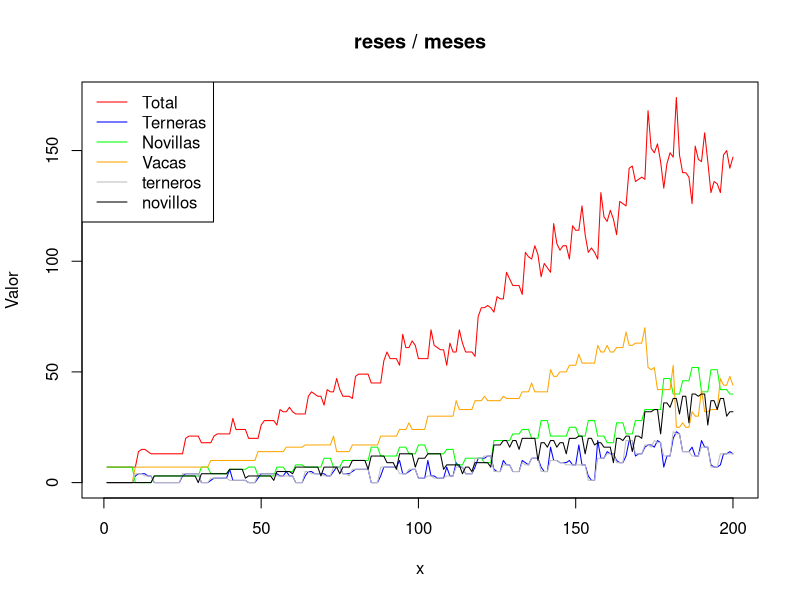
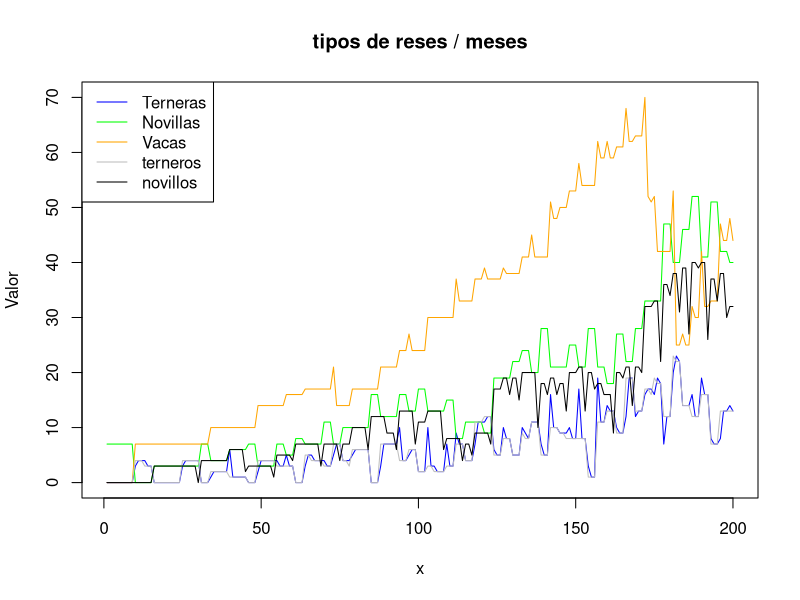
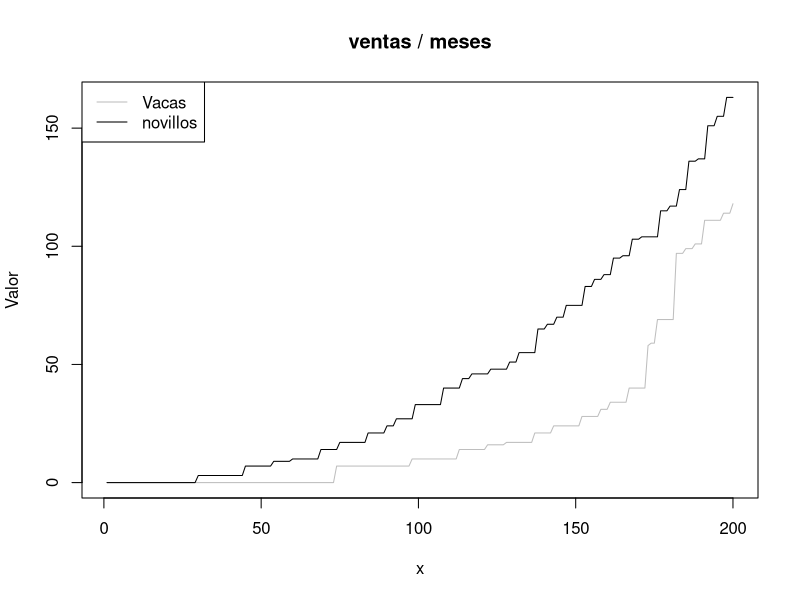
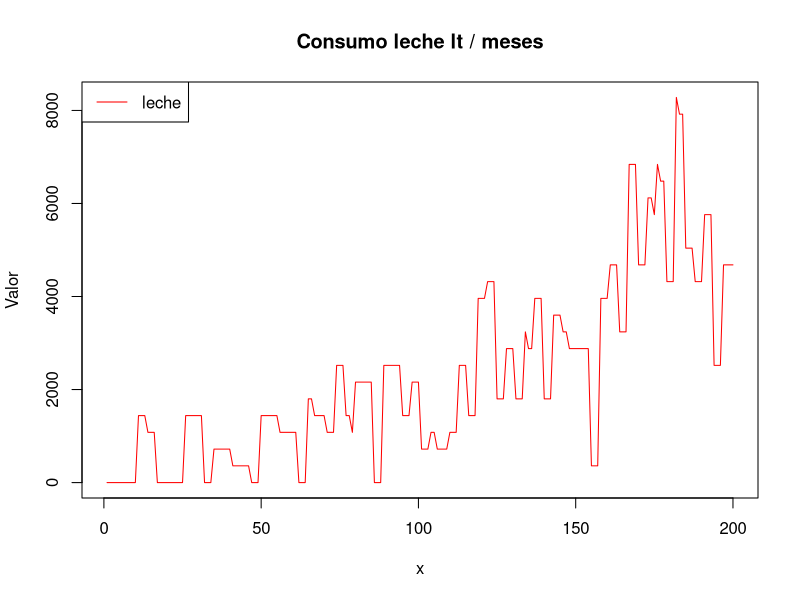
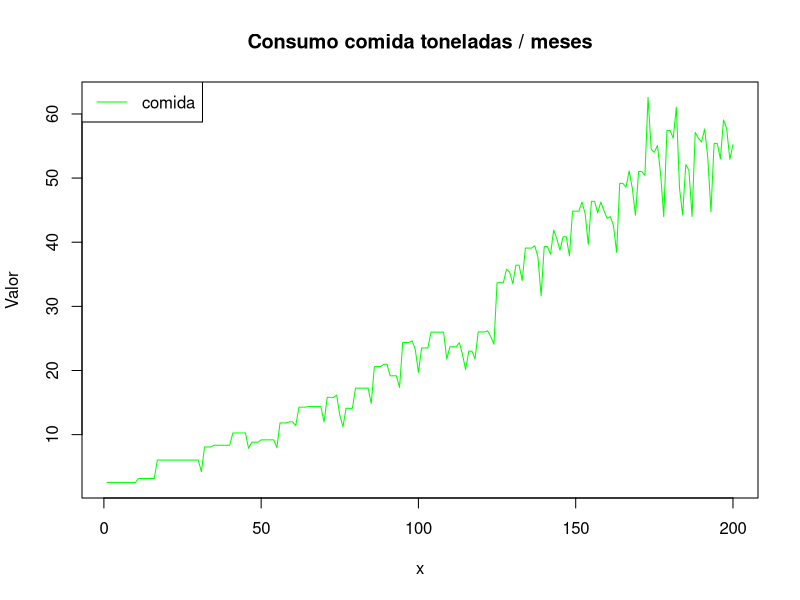
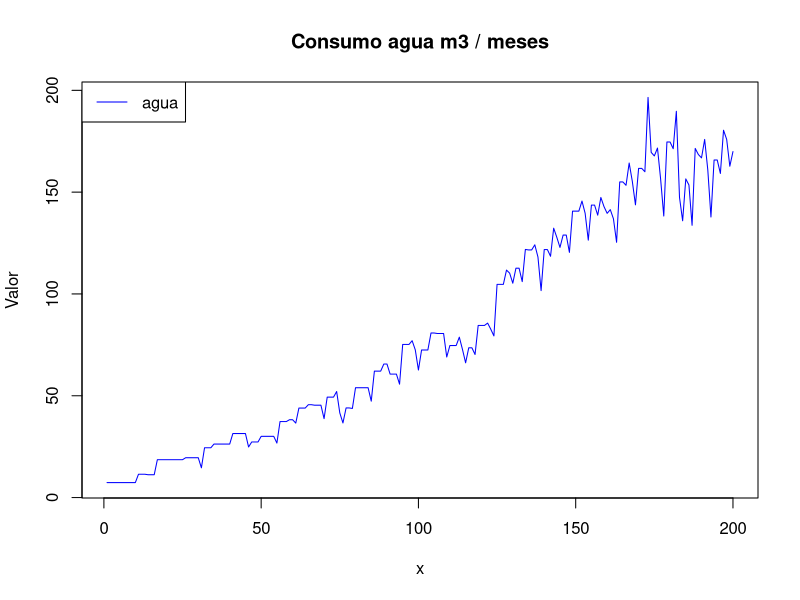
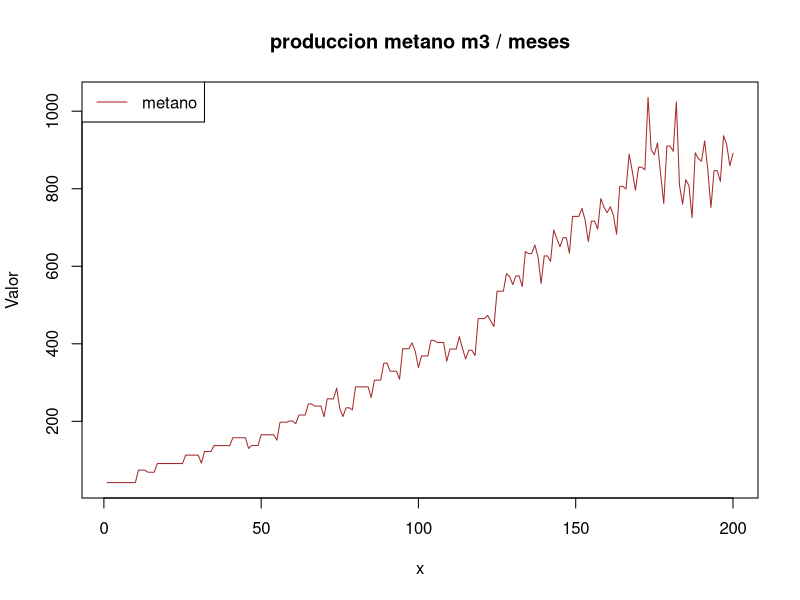
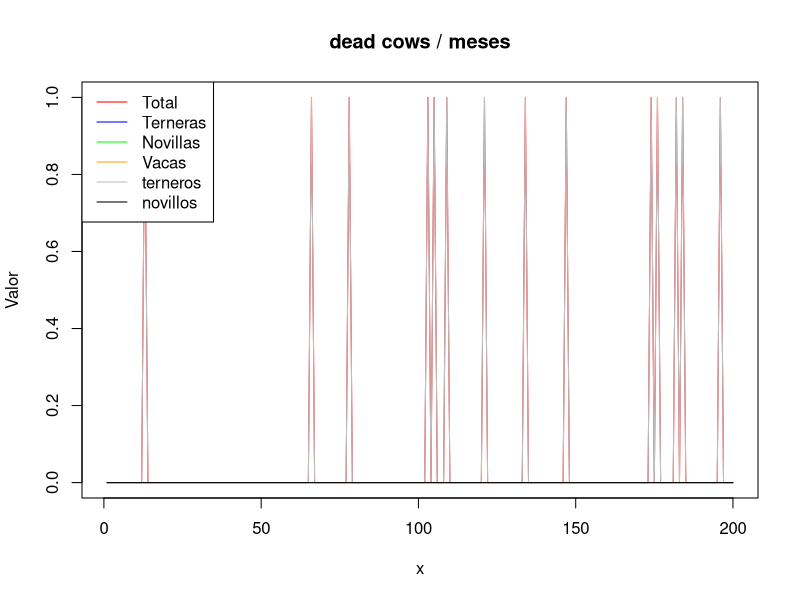

Reproduce these figures in R, in order.
## ---- chunk 1
knitr::opts_chunk$set(echo = TRUE)
## ---- chunk 2
#los toros

# los toros de venden a los 20 meses

# las vacas

#tienen un parto cada 15 meses
periodo_parto_meses = 15
#tienen el primer celo a los 15 meses
meses_primer_celo = 15
#timepo de gestacion de 9 meses
meses_gestacion = 9
#los tenerneros tienen un 50% de probabilidad de ser hembras o machos
#tasa de mortalidad de los partos 5%
tasa_mortalidad_parto = 0.05

#ventas
#las vacas se venden a los 88 meses cuando ya han dado 8 partos
meses_venta_vaca = 88
#los novillos se venden a los 20 meses cuando ya tienen un peso optimo
meses_venta_novillo = 20

#establo

#capacidad para 300 animales
capacidad_esablo = 150
#cuando el stablo se llena se vende la vaca mas vieja

#comida

# terneros 0-6 meses -> 6 litros de leche
terneros_leche_x_mes = 6*30
# novilla 6-24 meses -> 12kg
novilla_comida_x_mes = 12*30
# vaca 24 meses en adelante -> 14kg
vaca_comida_x_mes = 15*30
#novillo 6-24 meses -> 20kg
novillo_comida_x_mes = 20*30



#gases de efecto invernadero (metano)

# terneros 0-6 meses 90 litros
terneros_metano_x_mes = 90*30
# novilla 6-24 meses 200 litros
novilla_metano_x_mes = 200*30
# vaca 24 meses en adelante 250 litros
vaca_metano_x_mes = 250*30
#novillo 6-24 meses 
novillo_metano_mes = 230*30

#Agua

# ternera 0-6 meses -> 4 litros
terneros_agua_x_mes = 4*30
# novilla 6-24 meses -> 35 litros
novilla_agua_x_mes = 35*30
# vaca 24 meses en adelante -> 50 litros
vaca_agua_por_mes = 50*30
#novillo 6-24 meses -> 50 listros
novillo_agua_x_mes = 55*30

#Mortalidad por enfermedades (probabilidad mensual)
mortalidad_ternero = 0.0088
mortalidad_novillo = 0.0017
mortalidad_ternera = 0.0043
mortalidad_novilla = 0.0017
mortalidad_vaca = 0.00083



#variables contadoras


terneras = c()
novillas = c(14, 14, 14, 14, 14, 14, 14)
#iniciamos con 5 novillas preñadas de 15 meses
vacas = c()
vacas_vendidas = 0
terneros = c()
novillos = c()
novillos_vendidos = 0
crias_por_nacer = c()
leche_litros = 0
comida_kg = 0
agua_litros = 0
tasa_mortalidad_natal = 0.05
probabilidad_sexo = 0.5


#output variables
output_total = c()
output_terneras = c()
output_novillas = c()
output_vacas = c()
output_terneros = c()
output_novillos = c()

output_total_muertos = c()
output_terneras_muertas = c()
output_novillas_muertas = c()
output_vacas_muertas = c()
output_terneros_muertos = c()
output_novillos_muertos = c()

output_vacas_vendidas = c()
output_novillos_vendidos = c()

output_leche = c()
output_agua = c()
output_comida = c()
output_metano = c()


month = 0
months = 200

repeat {
  
  
  
  #sumamos el mes correspondiente a los animales
  total = length(terneras) + length(novillas) + length(vacas) + length(terneros) + length(novillos)
  terneras = terneros + 1
  novillas = novillas + 1
  vacas = vacas + 1
  terneros = terneros + 1
  novillos = novillos + 1
  crias_por_nacer = crias_por_nacer - 1
  
  #consumo leche
  leche_litros = terneros_leche_x_mes*(length(terneros) + length(terneras))
  #consumo agua
  agua_litros = terneros_agua_x_mes*(length(terneros) + length(terneras)) + novilla_agua_x_mes*length(novillas) + vaca_agua_por_mes*length(vacas) + novillo_agua_x_mes*length(novillos)
  #consumo comida
  comida_kg = novillo_comida_x_mes*length(novillos) + novilla_comida_x_mes*length(novillas) + vaca_comida_x_mes*length(vacas) 
  #produccion de metano
  metano_litros = terneros_metano_x_mes*(length(terneros) + length(terneras)) + novilla_metano_x_mes*length(novillas) + vaca_metano_x_mes*length(vacas) + novillo_metano_mes*length(novillos)
  
  
  #crias por nacer
  nuevas_crias = length(novillas[novillas == meses_primer_celo]) + length(vacas[(vacas-meses_primer_celo) %% periodo_parto_meses == 0])

  
  while (nuevas_crias > 0) {
    nuevas_crias = nuevas_crias - 1
    crias_por_nacer = c(crias_por_nacer, meses_gestacion)
   
  }
  
  #partos
  numero_de_partos = length(crias_por_nacer[crias_por_nacer == 0])
  crias_por_nacer = crias_por_nacer[!(crias_por_nacer == 0)]
  
  while(numero_de_partos > 0) {
    numero_de_partos = numero_de_partos - 1
    if (runif(1) <= tasa_mortalidad_parto) {
      next
    }
    
    if (runif(1) <= 0.5) {
      terneros = c(terneros, 0)
    } else {
      terneras = c(terneras, 0)
    }
    
  }
  
  #ternero a novillo
  nuevos_novillos = length(terneros[terneros == 6])
  terneros = terneros[!(terneros == 6)]
  
  while (nuevos_novillos > 0) {
    nuevos_novillos = nuevos_novillos - 1
    novillos = c(novillos, 6)
  }
  
  #ternera a novilla
  nuevas_novillas = length(terneras[terneras == 6])
  terneras = terneras[!(terneras == 6)]
  
  while (nuevas_novillas > 0) {
    nuevas_novillas = nuevas_novillas - 1
    novillas = c(novillas, 6)
  }
  
  #novilla a vaca
  nuevas_vacas = length(novillas[novillas == 24])
  novillas = novillas[!(novillas == 24)]
  
  while (nuevas_vacas > 0) {
    nuevas_vacas = nuevas_vacas - 1
    vacas = c(vacas, 24)
  }
  
  #venta novillos
  novillos_a_vender = length(novillos[novillos == meses_venta_novillo])
  novillos = novillos[!(novillos == meses_venta_novillo)]
  novillos_vendidos = novillos_vendidos + novillos_a_vender
  
  #venta vacas
  vacas_a_vender = length(vacas[vacas == meses_venta_vaca])
  vacas = vacas[!(vacas == meses_venta_vaca)]
  
  vacas_a_vender_por_sobrecupo = 0
  
  if (capacidad_esablo < total) {
    vacas_a_vender_por_sobrecupo = total - capacidad_esablo
    vacas = vacas[1:(length(vacas)-vacas_a_vender_por_sobrecupo)]
    
  }
  
  vacas_vendidas = vacas_vendidas + vacas_a_vender + vacas_a_vender_por_sobrecupo
  
  
  ##mortalidad por enfermedades
  terneros_muertos = 0
  for (i in 1:length(terneros)) {
    if (runif(1) < mortalidad_ternero) {
      terneros_muertos = terneros_muertos + 1
      terneros = terneros[-i]
    }
  }
  
  novillos_muertos = 0
  for (i in 1:length(terneros)) {
    if (runif(1) < mortalidad_novillo) {
      novillos_muertos = novillos_muertos + 1
      novillos = novillos[-i]
    }
  }
  
  terneras_muertas = 0
  for (i in 1:length(terneros)) {
    if (runif(1) < terneras_muertas) {
      terneras_muertas = terneras_muertas + 1
      terneras = terneras[-i]
    }
  }
  
  novillas_muertas = 0
  for (i in 1:length(terneros)) {
    if (runif(1) < novillas_muertas) {
      novillas_muertas = novillas_muertas + 1
      novillas = novillas[-i]
    }
  }
  
  vacas_muertas = 0
  for (i in 1:length(terneros)) {
    if (runif(1) < vacas_muertas) {
      vacas_muertas = vacas_muertas + 1
      vacas = vacas[-i]
    }
  }
  total_muertos = terneras_muertas + terneros_muertos + novillas_muertas + novillos_muertos + vacas_muertas
  
  
  
  
  month = month + 1
  
  
  output_total = c(output_total, total)
  output_terneras = c(output_terneras, length(terneras))
  output_novillas = c(output_novillas, length(novillas))
  output_vacas = c(output_vacas, length(vacas))
  output_terneros = c(output_terneros, length(terneros))
  output_novillos = c(output_novillos, length(novillos))
  
  output_total_muertos = c(output_total_muertos, total_muertos)
  output_terneros_muertos = c(output_terneros_muertos, terneros_muertos)
  output_terneras_muertas = c(output_terneras_muertas, terneras_muertas)
  output_novillas_muertas = c(output_novillas_muertas, novillas_muertas)
  output_novillos_muertos = c(output_novillos_muertos, novillos_muertos)
  output_vacas_muertas = c(output_vacas_muertas, vacas_muertas)
  
  output_vacas_vendidas = c(output_vacas_vendidas, vacas_vendidas)
  output_novillos_vendidos = c(output_novillos_vendidos, novillos_vendidos)
  
  output_leche = c(output_leche, leche_litros)
  
  output_agua = c(output_agua, agua_litros)
  
  output_comida = c(output_comida, comida_kg)
  
  output_metano = c(output_metano, metano_litros)
  
  if(month == months) {
    break;
  }
  
  
}

print(paste("meses", months))
print(paste("total ", total))
print(paste("terneras ", length(terneras)))
print(paste("novillas ", length(novillas)))
print(paste("vacas ", length(vacas)))
print(paste("vacas vendidas: ", vacas_vendidas ))
print(paste("terneros ", length(terneros)))
print(paste("novillos ", length(novillos)))
print(paste("novillos vendidos: ", novillos_vendidos))

all_cows = cbind(output_total, output_terneras, output_novillas, output_vacas, output_terneros, output_novillos)

types_cows = cbind(output_terneras, output_novillas, output_vacas, output_terneros, output_novillos)

sell_cows = cbind(output_vacas_vendidas, output_novillos_vendidos)

x = 1:months

#all cows
matplot(x, all_cows, type = "l", col = c("red", "blue", "green", "orange", "gray", "black"), lty = 1,
        xlab = "x", ylab = "Valor", main = "reses / meses")

legend("topleft", legend = c("Total", "Terneras", "Novillas", "Vacas", "terneros", "novillos"),
       col = c("red", "blue", "green", "orange", "gray", "black"), lty = 1, lwd = 1)

#types cows
matplot(x, types_cows, type = "l", col = c("blue", "green", "orange", "gray", "black"), lty = 1,
        xlab = "x", ylab = "Valor", main = "tipos de reses / meses")

legend("topleft", legend = c("Terneras", "Novillas", "Vacas", "terneros", "novillos"),
       col = c("blue", "green", "orange", "gray", "black"), lty = 1, lwd = 1)

#selled cows

matplot(x, sell_cows, type = "l", col = c("gray", "black"), lty = 1,
        xlab = "x", ylab = "Valor", main = "ventas / meses")

legend("topleft", legend = c("Vacas", "novillos"),
       col = c("gray", "black"), lty = 1, lwd = 1)

#milk

matplot(x, output_leche, type = "l", col = c("red"), lty = 1,
        xlab = "x", ylab = "Valor", main = "Consumo leche lt / meses")

legend("topleft", legend = c("leche"),
       col = c("red"), lty = 1, lwd = 1)

#comida

matplot(x, output_comida/1000, type = "l", col = c("green"), lty = 1,
        xlab = "x", ylab = "Valor", main = "Consumo comida toneladas / meses")

legend("topleft", legend = c("comida"),
       col = c("green"), lty = 1, lwd = 1)

#water
matplot(x, output_agua/1000, type = "l", col = c("blue"), lty = 1,
        xlab = "x", ylab = "Valor", main = "Consumo agua m3 / meses")

legend("topleft", legend = c("agua"),
       col = c("blue"), lty = 1, lwd = 1)

#metano
matplot(x, output_metano/1000, type = "l", col = c("brown"), lty = 1,
        xlab = "x", ylab = "Valor", main = "produccion metano m3 / meses")

legend("topleft", legend = c("metano"),
       col = c("brown"), lty = 1, lwd = 1)

## all dead cows
dead_cows = cbind(output_total_muertos, output_terneras_muertas, output_novillas_muertas, output_vacas_muertas, output_terneros_muertos, output_novillos_muertos)
matplot(x, dead_cows, type = "l", col = c("red", "blue", "green", "orange", "gray", "black"), lty = 1,
        xlab = "x", ylab = "Valor", main = "dead cows / meses")
legend("topleft", legend = c("Total", "Terneras", "Novillas", "Vacas", "terneros", "novillos"),
       col = c("red", "blue", "green", "orange", "gray", "black"), lty = 1, lwd = 1)
